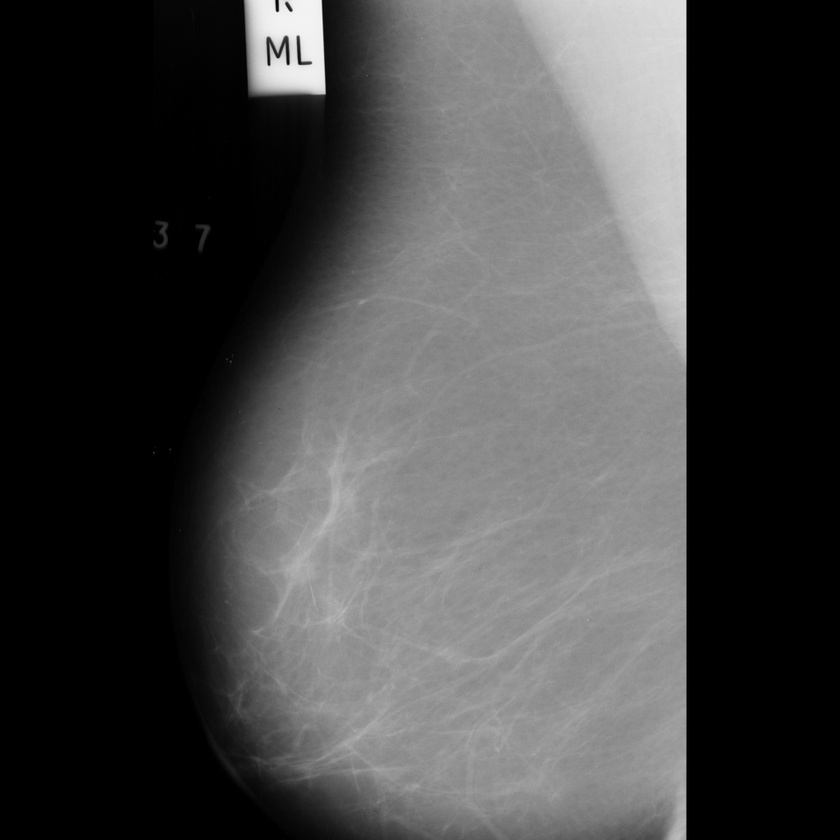
#> input picture train_images/006.jpg, 840 x 840 px, shrunk from 1024 x 1024 before the run; its folder holds only this picture in this run
$ jupyter execute 'Converting dicom images to jpg & applying fuzzy logic on them.ipynb'   (older library calls are emulated)
#> lines starting #> are read from the running program, lines starting #| are printed output that depends on the picture; after the words box and inside, x2 and y2 are one past the last pixel; in counts of white or black regions, pixels touching at a corner belong together
[cell 1]
# imports

import cv2
import numpy as np
import os

[cell 2]
# function to draw image

def viewImage(image):
    cv2.namedWindow('Display', cv2.WINDOW_NORMAL)
    cv2.imshow('Display', image)
    cv2.waitKey(0)
    cv2.destroyAllWindows()

[cell 3]
# only done once at the beginning to convert dicom images to jpg to be able to process them.
# save the jpg image in a folder

[cell 4]
# get the biggest contour (area) in a list of contours

def find_greatest_contour(contours):
    largest_area = 0
    largest_contour_index = -1
    i = 0
    total_contours = len(contours)
    while (i < total_contours ):
        area = cv2.contourArea(contours[i])
        if(area > largest_area):
            largest_area = area
            largest_contour_index = i
        i+=1

    return largest_area, largest_contour_index

[cell 5]
inputdir = 'train_images/'
# os.mkdir('new_train_images') # ony has to be done once
outdir = 'new_train_images/'

org_imgs = [ f for f in  os.listdir(inputdir)]

train_imgs = []
for f in org_imgs:
    image = cv2.imread(inputdir + f)
#> image is the input picture: shape (840, 840, 3); min 0, max 248, mean 70.1
    gray_image = cv2.cvtColor(image, cv2.COLOR_BGR2GRAY)
    ret, threshold = cv2.threshold(gray_image, 70, 255, 0)
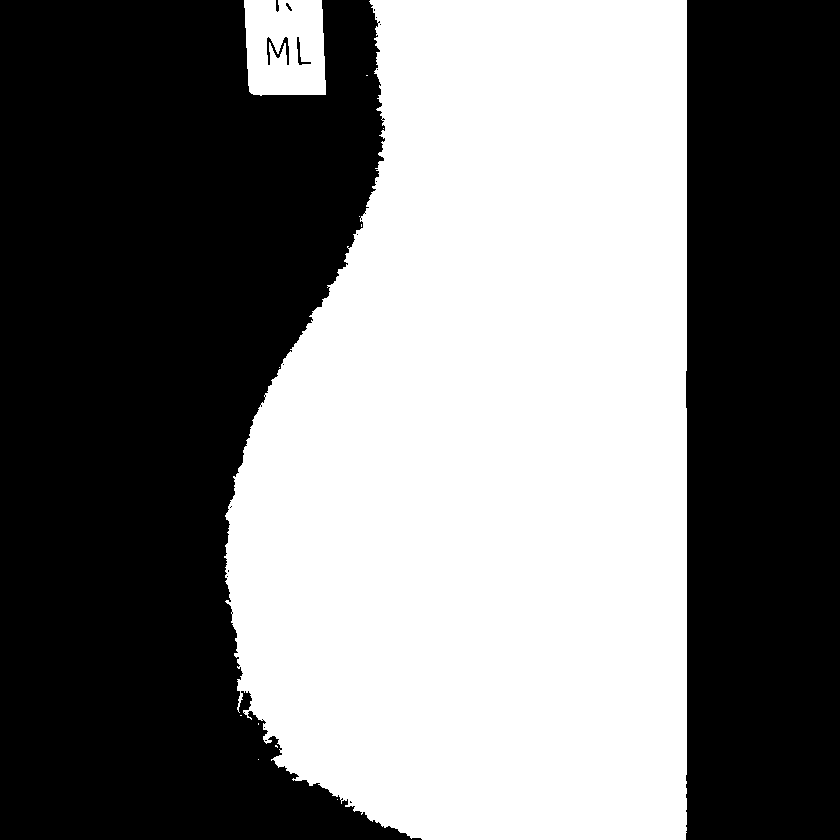
#> threshold: shape (840, 840); 46.8% white; 12 white regions (10 under 20 px)
    _, contours, _ = cv2.findContours(threshold, cv2.RETR_LIST, cv2.CHAIN_APPROX_NONE)
#> contours = 39 contours, 34 with area under 20; largest, box (x1, y1, x2, y2) and area: (224, 0, 687, 840) 322051, (244, 0, 326, 96) 7162, (266, 36, 290, 66) 298, (296, 36, 312, 66) 128, (285, 2, 293, 12) 31
    _, index = find_greatest_contour(contours)
#> in find_greatest_contour, `total_contours = len(contours)`: total_contours = 39
#> the loop in find_greatest_contour, `while (i < total_contours ):` made 39 passes
#> (area, largest_area) on passes 31, 32, 38: (128, 128), (298, 298), (322051, 322051)
#> area on passes 37, 39: 31, 7161.5
#> after the loop in find_greatest_contour, `while (i < total_contours ):`: largest_area = 322051; largest_contour_index = 37
#> index = 37
    mask = np.zeros_like(gray_image) # Create mask where white is what we want, black otherwise
    cv2.drawContours(mask, contours, index, 255, -1) # Draw filled contour in mask
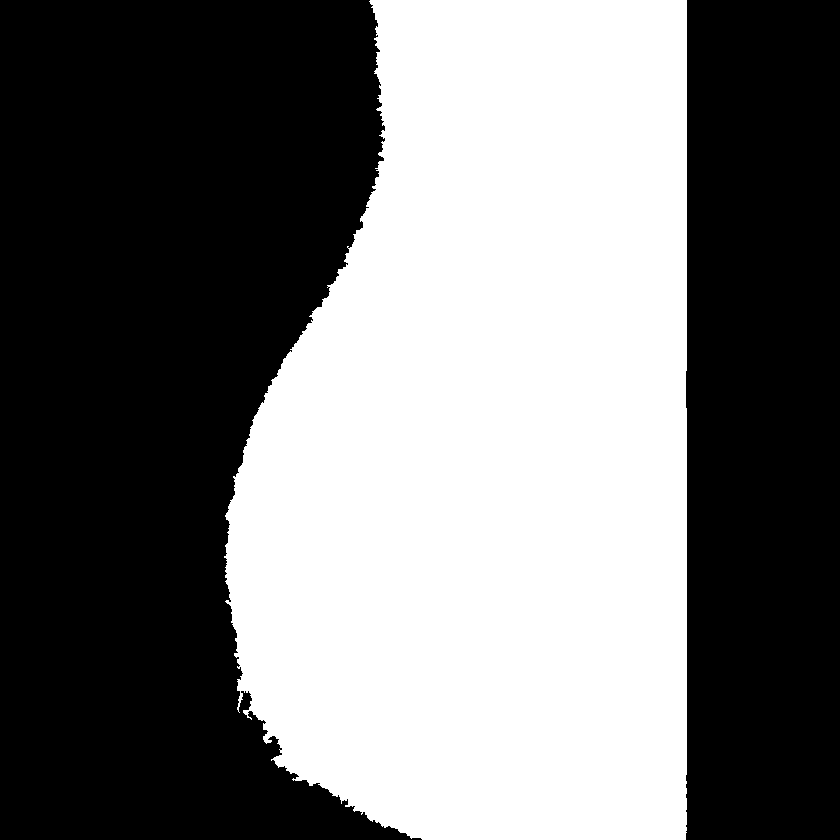
#> mask: shape (840, 840); 45.8% white; 1 white region, box (x1, y1, x2, y2) and area: (224, 0, 687, 840) 323418
    out = np.zeros_like(gray_image) # Extract out the object and place into output image
    out[mask == 255] = gray_image[mask == 255]
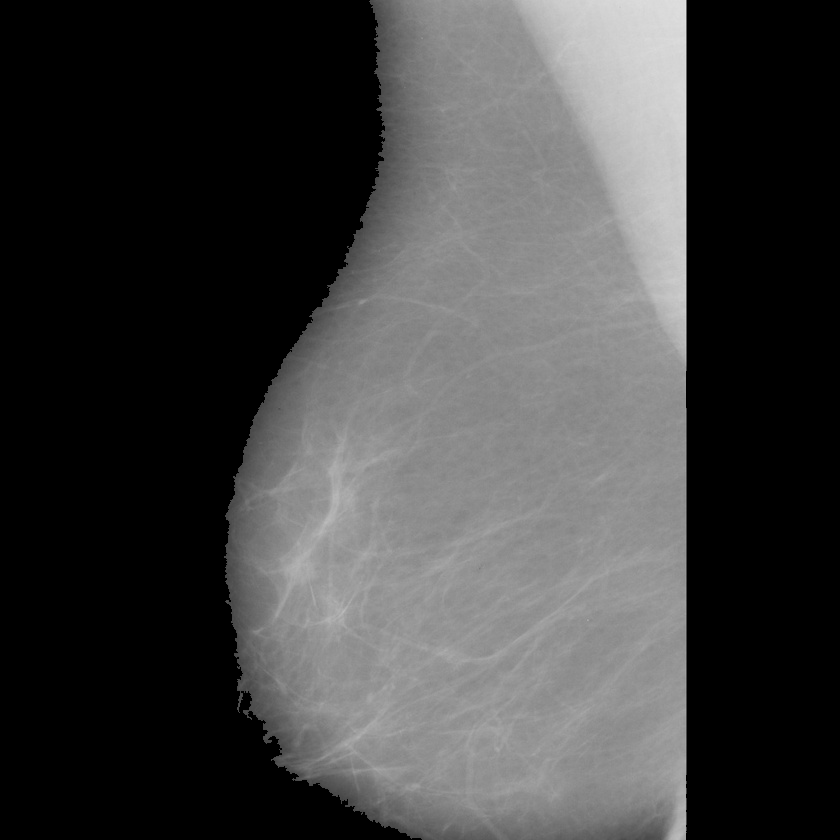
#> out: shape (840, 840); min 0, max 226, mean 65.5
    cv2.imwrite(outdir  + f , out)

[cell 6]
image = cv2.imread('./train_images/095.jpg' )
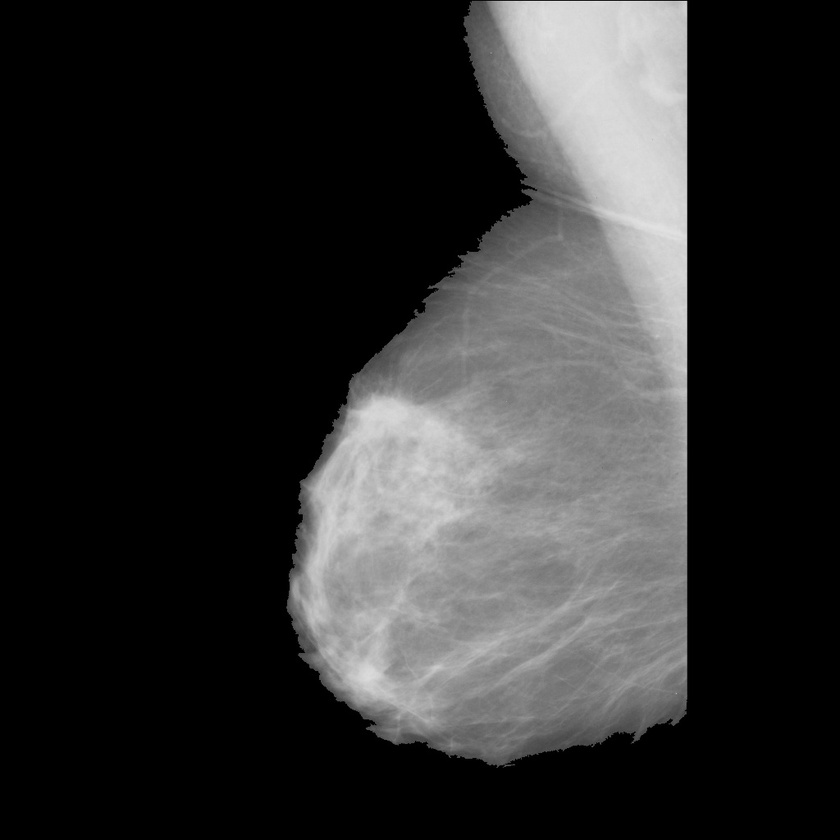
#> input picture new_train_images/095.jpg, 840 x 840 px, shrunk from 1024 x 1024 before the run, found by its file name
#> image is the input picture: shape (840, 840, 3); min 0, max 228, mean 47.3
viewImage(image)

gray_image = cv2.cvtColor(image, cv2.COLOR_BGR2GRAY)

ret, threshold = cv2.threshold(gray_image, 70, 255, 0)
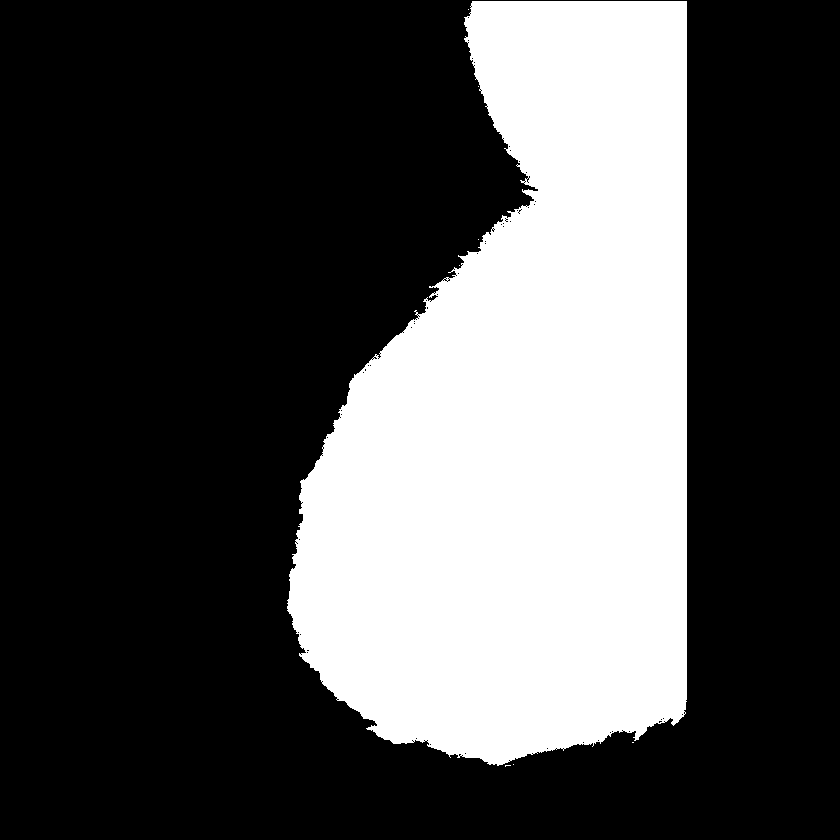
#> threshold: shape (840, 840); 31% white; 8 white regions (7 under 20 px)
_, contours, _ = cv2.findContours(threshold, cv2.RETR_LIST, cv2.CHAIN_APPROX_NONE)
#> contours = 130 contours, 129 with area under 20; largest, box (x1, y1, x2, y2) and area: (287, 1, 687, 766) 217797


big_contour, index = find_greatest_contour(contours)
#> the loop in find_greatest_contour (call 2), `while (i < total_contours ):` made 130 passes
#> (area, largest_area) on pass 130: (217797, 217797)
#> big_contour = 217797; index = 129
cv2.drawContours(image, contours, index, (0,0,255), 1)
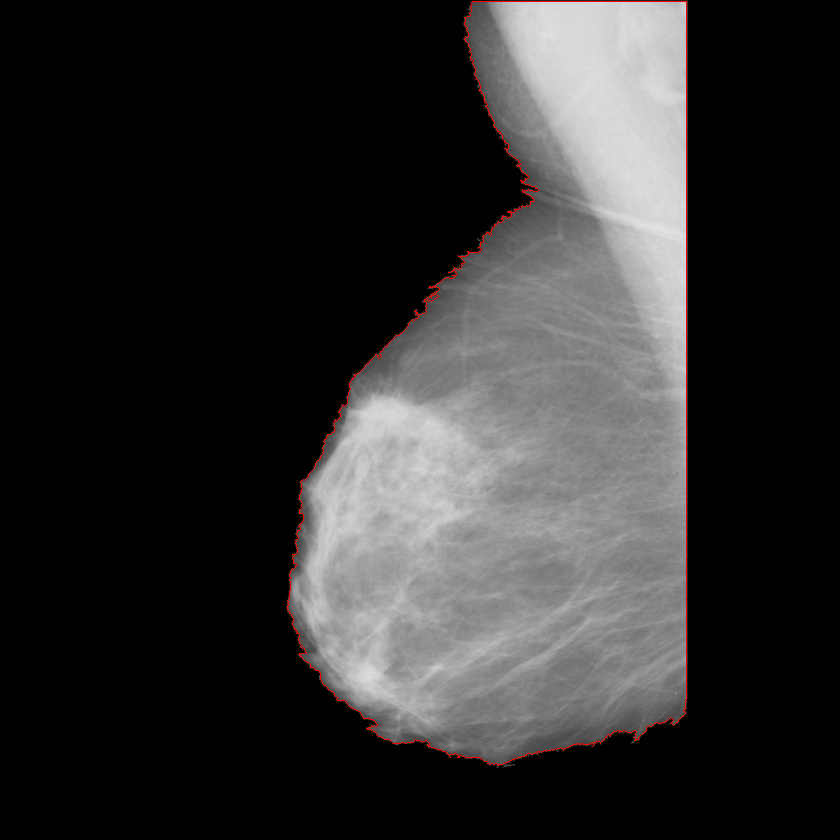
#> image: shape (840, 840, 3); 0.34% of pixels changed, all inside (x1, y1, x2, y2) = (287, 1, 687, 766)
viewImage(image)
# x, y, center = 466, 517 ,29
# cv2.rectangle(image, (x-center, 1024-(y-center)), (x+center, 1024 - (y+center)), (0, 255, 255), 2)
# viewImage(image)

[cell 7]
mask = np.zeros_like(gray_image) # Create mask where white is what we want, black otherwise
cv2.drawContours(mask, contours, index, 255, -1) # Draw filled contour in mask
#> mask: shape (840, 840); 31% white; 1 white region, box (x1, y1, x2, y2) and area: (287, 1, 687, 766) 219007
out = np.zeros_like(gray_image) # Extract out the object and place into output image
out[mask == 255] = gray_image[mask == 255]

viewImage(out)

[cell 8]
# erase contours of area value less than minimum_area

# [14 lines left out: function find_eligible_contours, not called in this run]

[cell 9]
# segment image into 10 gray level & get area of the biggest contour in each => find the contours that are largest
# than 0 & closest to the tumor

# [43 lines left out: function get_area_of_each_grays_level, not called in this run]

[cell 10]
def get_Total_area_of_tumor(in_image_path, out_image_path):
#     ## P1
#     curr = 4
#     file_name = 'IM_010'


#     ## P2
#     curr = 28
#     file_name = 'IM_01'


   ## P3
    curr = 88
    file_name = 'IM_00'


# [11 lines of commented-out code are left out]


    index = 0
    areas = []
    while(1):
        curr_imagepath = in_image_path + file_name + str(curr) + '.jpg'
        try:

            fh = open(curr_imagepath, 'r')
            curr_img = cv2.imread(curr_imagepath)
            if(curr == 90):
                curr_area = get_area_of_each_grays_level(curr_img)
                viewImage(curr_img)
                new_img = scale_4_times(curr_img)
                cv2.imwrite(out_image_path + file_name + str(curr)+ '.jpg' , new_img)

                areas.append(curr_area)
            curr += 1
        except FileNotFoundError:
            break
    return areas

[cell 11]
def get_final_area_of_each_grays_scale_in_the_whole_tumor(areas):
    total_areas = [0,0,0,0,0,0,0,0,0,0]
    i = 0
    while (i < len(areas)):
        k = 0
        while(k < 10):
            total_areas[k] += areas[i][k]
            k += 1
        i += 1
    return total_areas

[cell 12]
def get_alpha_cut_at(alpha_cut, areas):
#> called with alpha_cut = 8
    if(alpha_cut > 9):
        return 'alpha cut out of range'
    output_volume = 0
    i = 0
    while(i < alpha_cut + 1):
        output_volume += areas[i] * 3
        i += 1
    return output_volume

[cell 13]
# os.mkdir('./Documents/BSC/P3/Contoured Scans')
areas = get_Total_area_of_tumor('./Documents/BSC/P3/Cropped Scans/', './Documents/BSC/P3/Contoured Scans/')
print(areas)
area_list = get_final_area_of_each_grays_scale_in_the_whole_tumor(areas)
# print('area list: ' , area_list)

alpha_cut_0 = get_alpha_cut_at(8, area_list)
# print(alpha_cut_0)

[cell 14]
## Writing the tumor details to a text file.

file = open("./Documents/BSC/P3/Tumor info.txt","w+")
file.write('This is The tumor info \n')
i = 0
while(i < len(areas)):
    k = 0
    while(k < 10):
        file.write(str(areas[i][k]))
        if(k < 9):
            file.write(', ')
        k += 1
    file.write('\n')
    i += 1

i = 0

file.write('\nArea of each Gray Scale\n')
while(i < len(area_list)):
    file.write(str(area_list[i]))
    if(i < len(area_list) - 1):
        file.write(', ')
    i += 1
file.write('\n')

file.write('\nAlpha Cuts\n')

i = 0
while(i < 10):
    file.write('Alpha cut at ' + str(i) + ': ')
    curr_alpha_cut = get_alpha_cut_at(i, area_list)
    file.write(str(curr_alpha_cut))
    file.write('\n')
    i += 1

file.close()
